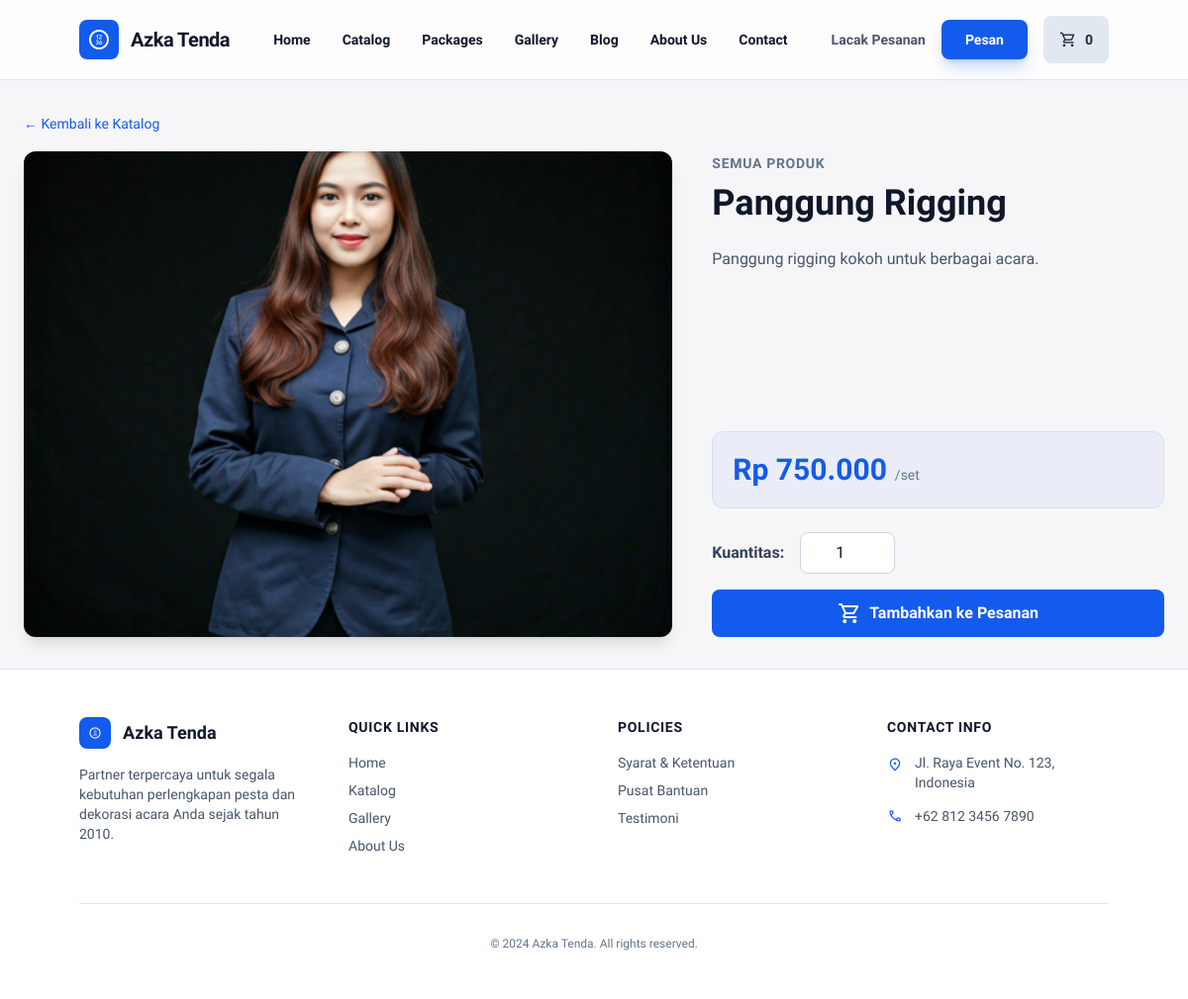
The app's page /product.php?id=3 with its own data.
### tables this page shows
CREATE TABLE products (
    id INT AUTO_INCREMENT PRIMARY KEY,
    category_id INT,
    name VARCHAR(255) NOT NULL,
    price DECIMAL(10,2) NOT NULL,
    unit VARCHAR(50) NOT NULL,
    image VARCHAR(500),
    description TEXT,
    FOREIGN KEY (category_id) REFERENCES categories(id)
);

CREATE TABLE categories (
    id INT AUTO_INCREMENT PRIMARY KEY,
    name VARCHAR(100) NOT NULL
);

### product.php (the view, shortened to what this page needs)
<?php
include 'includes/config.php';
$product_id = (int)$_GET['id'];
$query = "SELECT p.*, c.name as category_name FROM products p LEFT JOIN categories c ON p.category_id = c.id WHERE p.id = $product_id";
$result = $conn->query($query);
$product = $result->fetch_assoc();
?>
<?php include 'includes/header.php'; ?>
<main class="max-w-[1200px] mx-auto w-full px-6 py-8 flex-1">
    <div class="mb-4">
        <a href="catalog.php" class="text-sm text-primary hover:underline">&larr; Kembali ke Katalog</a>
    </div>
    <div class="grid grid-cols-1 lg:grid-cols-12 gap-10">
        <div class="lg:col-span-7 flex flex-col gap-4">
            <div class="w-full aspect-[4/3] rounded-xl overflow-hidden shadow-lg bg-slate-200 dark:bg-slate-800">
                <div class="w-full h-full bg-cover bg-center" style="background-image: url('<?= htmlspecialchars($product['image']) ?>')"></div>
            </div>
        </div>
        <div class="lg:col-span-5 flex flex-col gap-6">
            <div>
                <span class="text-sm font-semibold text-slate-500 uppercase tracking-wider"><?= htmlspecialchars($product['category_name']) ?></span>
                <h1 class="text-4xl font-black text-slate-900 dark:text-slate-100 mt-2"><?= htmlspecialchars($product['name']) ?></h1>
            </div>
            <p class="text-slate-600 dark:text-slate-400 leading-relaxed"><?= nl2br(htmlspecialchars($product['description'])) ?></p>
            <div class="p-5 rounded-xl bg-primary/5 dark:bg-primary/10 border border-primary/10 mt-auto">
                <div class="flex items-baseline gap-2">
                    <span class="text-3xl font-bold text-primary">Rp <?= number_format($product['price'], 0, ',', '.') ?></span>
                    <span class="text-slate-500 text-sm"><?= htmlspecialchars($product['unit']) ?></span>
                </div>
            </div>
            <form action="cart_action.php" method="POST" class="flex flex-col gap-4">
                <div class="flex items-center gap-4">
                    <label for="quantity" class="font-semibold text-slate-700 dark:text-slate-300">Kuantitas:</label>
                    <input type="number" id="quantity" name="quantity" value="1" min="1" class="w-24 p-2 border border-slate-300 rounded-lg text-center dark:bg-slate-800 dark:border-slate-700">
                </div>
                <button type="submit" class="w-full bg-primary text-white font-bold rounded-lg px-6 h-12 flex items-center justify-center gap-2 hover:bg-blue-700 transition-colors">
                    <span class="material-symbols-outlined">shopping_cart</span>
                    Tambahkan ke Pesanan
                </button>
            </form>
        </div>
    </div>
</main>
<?php include 'includes/footer.php'; ?>

### includes/header.php (style rules this page uses)
body { font-family: 'Work Sans', sans-serif; }

### records on screen
products: image (picture), category.name "SEMUA PRODUK", name "Panggung Rigging", description "Panggung rigging kokoh untuk berbagai acara.", price "750.000", unit "/set"

### other values on screen
$cart_count "0"
